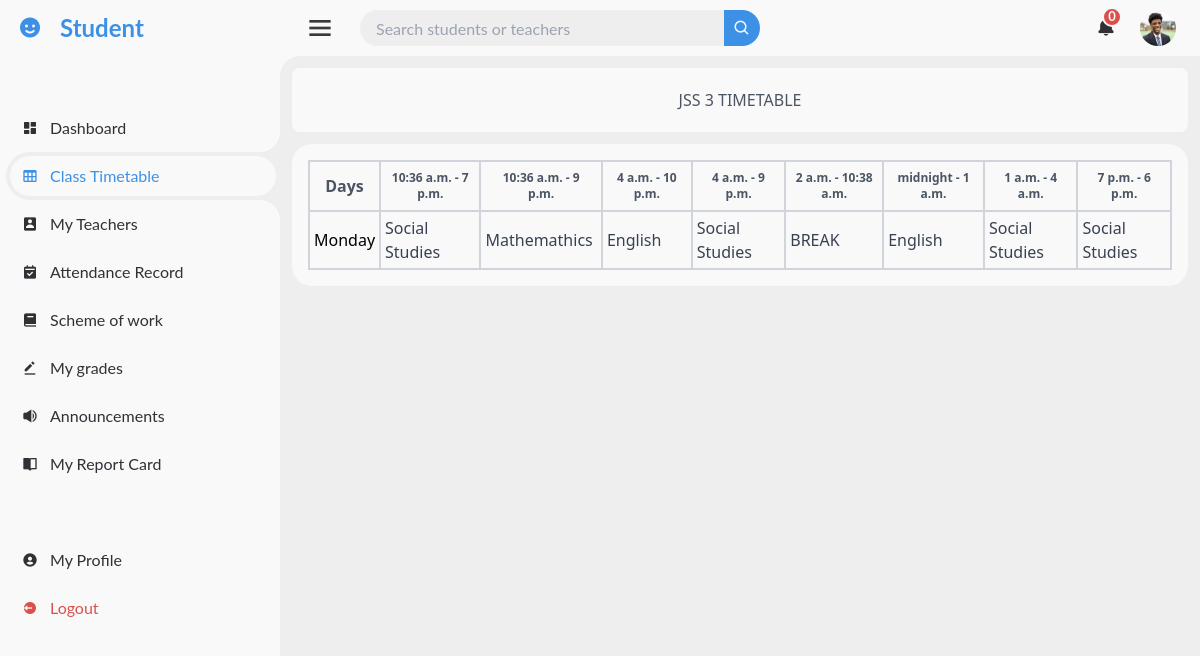
The app's page /dashboard/timetable/student-class/timetables/ (signed in) with its own data.
### accounts/models.py (models this page shows, shortened)
class CustomUser(AbstractUser):
    email = models.EmailField(unique=True)
    is_approved = models.BooleanField(default=False)
    is_teacher = models.BooleanField(default=False)
    is_student = models.BooleanField(default=False)
    profile_photo = models.ImageField(upload_to='profile_photo/', default='default.jpg', blank=True, null=True)
    USERNAME_FIELD = 'email'
    REQUIRED_FIELDS = ['first_name', 'last_name']
    objects = CustomUserManager()

### classes/models.py (models this page shows, shortened)
class Class(models.Model):
    name = models.CharField(max_length=100)
    subjects = models.ManyToManyField(Subject, related_name='classes')

class Subject(models.Model):
    name = models.CharField(max_length=100)

### student/models.py (models this page shows, shortened)
class TimetableSubjectTime(models.Model):
    class_info = models.ForeignKey(ClassModel, on_delete=models.CASCADE, related_name='timetables_time')
    break_start_time = models.TimeField(blank=False, null=False)
    break_end_time = models.TimeField(blank=False, null=False)
    subject_one_start_time = models.TimeField(blank=False, null=False)
    subject_two_start_time = models.TimeField(blank=False, null=False)
    subject_three_start_time = models.TimeField(blank=False, null=False)
    subject_four_start_time = models.TimeField(blank=False, null=False)
    subject_five_start_time = models.TimeField(blank=False, null=False)
    subject_six_start_time = models.TimeField(blank=False, null=False)
    subject_seven_start_time = models.TimeField(blank=False, null=False)
    subject_one_end_time = models.TimeField(blank=False, null=False)
    subject_two_end_time = models.TimeField(blank=False, null=False)
    subject_three_end_time = models.TimeField(blank=False, null=False)
    subject_four_end_time = models.TimeField(blank=False, null=False)
    subject_five_end_time = models.TimeField(blank=False, null=False)
    subject_six_end_time = models.TimeField(blank=False, null=False)
    subject_seven_end_time = models.TimeField(blank=False, null=False)

class Timetable(models.Model):
    class_info = models.ForeignKey(ClassModel, on_delete=models.CASCADE, related_name='timetables')
    subject_one = models.ForeignKey(Subject, on_delete=models.CASCADE, related_name='timetable1', blank=False, null=False, default=None)
    subject_two = models.ForeignKey(Subject, on_delete=models.CASCADE, related_name='timetable2', blank=False, null=True, default=None)
    subject_three = models.ForeignKey(Subject, on_delete=models.CASCADE, related_name='timetable3', blank=False, null=False, default=None)
    subject_four = models.ForeignKey(Subject, on_delete=models.CASCADE, related_name='timetable4', blank=False, null=False, default=None)
    subject_five = models.ForeignKey(Subject, on_delete=models.CASCADE, related_name='timetable5', blank=False, null=False, default=None)
    subject_six = models.ForeignKey(Subject, on_delete=models.CASCADE, related_name='timetable6', blank=False, null=False, default=None)
    subject_seven = models.ForeignKey(Subject, on_delete=models.CASCADE, related_name='timetable7', blank=False, null=False, default=None)
    day_of_week = models.CharField(max_length=10, choices=[
        ('Monday', 'Monday'),
        ('Tuesday', 'Tuesday'),
        ('Wednesday', 'Wednesday'),
        ('Thursday', 'Thursday'),
        ('Friday', 'Friday')
    ])

### student/views.py (the view)
# urls.py: path('dashboard/timetable/student-class/timetables/', views.view_class_timetable, name='view_class_timetable'),
@login_required
def view_class_timetable(request):
    if not request.user.is_student:
        return HttpResponseForbidden("You do not have permission to access this page.")
    student = request.user.student_profile
    student_class = student.student_class
    timetable = Timetable.objects.filter(class_info=student_class)
    timetable_time = TimetableSubjectTime.objects.filter(class_info = student_class)
    context={
        'class': student_class,
        'timetables': timetable,
        'timetable_time': timetable_time
    }
    return render(request, 'dashboards/all_student_pages/timetable.html', context)

### templates/dashboards/all_student_pages/timetable.html
{% extends 'dashboards/all_student_pages/base.html' %}
{% load static %}
{% block section %}
<div class="m-3">
<p class="text-center p-5 mb-3 rounded-lg font-medium text-gray-600 mt-3" style="background-color: #F9F9F9;">{{class.name}} TIMETABLE</p>
    <div class="table-data">
    <div>
        <table class="min-w-full py-3 rounded-lg" style="background-color: #F9F9F9;">
            <thead>
                {%for time in timetable_time%}
                <tr>
                    <th class="py-2 px-2 border-2  border-gray-300 text-gray-600">Days</th>
                    <th class="py-2 px-2 border-2 border-gray-300 text-gray-600 text-xs">{{time.subject_one_start_time}} - {{time.subject_one_end_time}}</th>
                    <th class="py-2 px-2 border-2 border-gray-300 text-gray-600 text-xs">{{time.subject_two_start_time}} - {{time.subject_two_end_time}}</th>
                    <th class="py-2 px-2 border-2 border-gray-300 text-gray-600 text-xs">{{time.subject_three_start_time}} - {{time.subject_three_end_time}}</th>
                    <th class="py-2 px-2 border-2 border-gray-300 text-gray-600 text-xs">{{time.subject_four_start_time}} - {{time.subject_four_end_time}}</th>
                    <th class="py-2 px-2 border-2 border-gray-300 text-gray-600 text-xs">{{time.break_start_time}} - {{time.break_end_time}}</th>
                    <th class="py-2 px-2 border-2 border-gray-300 text-gray-600 text-xs">{{time.subject_five_start_time}} - {{time.subject_five_end_time}}</th>
                    <th class="py-2 px-2 border-2 border-gray-300 text-gray-600 text-xs">{{time.subject_six_start_time}} - {{time.subject_six_end_time}}</th>
                    <th class="py-2 px-2 border-2 border-gray-300 text-gray-600 text-xs">{{time.subject_seven_start_time}} - {{time.subject_seven_end_time}}</th>
                </tr>
                {%endfor%}
            </thead>
            <tbody>
                {% for timetable in timetables %}
                <tr>
                    <td class="p-1 border-2 border-r border-gray-300">{{ timetable.day_of_week }}</td>
                    <td class="p-1 border-2 border-gray-300 font-medium text-gray-700">{{ timetable.subject_one.name }}</td>
                    <td class="p-1 border-2 border-gray-300 font-medium text-gray-700font-medium text-gray-700">{{ timetable.subject_two.name }}</td>
                    <td class="p-1 border-2 border-gray-300 font-medium text-gray-700">{{ timetable.subject_three.name }}</td>
                    <td class="p-1 border-2 border-gray-300 font-medium text-gray-700">{{ timetable.subject_four.name }}</td>
                    <td class="p-1 border-2 border-gray-300 font-medium text-gray-700">BREAK</td>
                    <td class="p-1 border-2 border-gray-300 font-medium text-gray-700">{{ timetable.subject_five.name }}</td>
                    <td class="p-1 border-2 border-gray-300 font-medium text-gray-700">{{ timetable.subject_six.name }}</td>
                    <td class="p-1 border-2 border-gray-300 font-medium text-gray-700">{{ timetable.subject_seven.name }}</td>
                </tr>
                {% endfor %}
            </tbody>
        </table>
</div>
</div>
</div>
{% endblock section %}

### templates/dashboards/all_student_pages/base.html (shortened to what this page needs)
{%extends 'dashboards/base.html'%}
{%load static%}
{%block content%}
{% url 'student_dashboard' as student_dashboard%}
{% url 'view_class_timetable' as view_class_timetable%}
{% url 'view_student_grades' as view_student_grades%}
{% url 'student_teacher' as student_teacher%}
{% url 'view_class_attendance' as view_class_attendance%}
{% url 'annoucement' as annoucement%}
{% url 'student_details_page' as student_details_page%}
{% url 'my_report_card' as my_report_card%}
{% url 'scheme_of_work' as scheme_of_work%}
    <section id="sidebar">
        <a href="{%url 'student_dashboard'%}" class="brand">
            <i class='bx bxs-smile' ></i>
            <span class="text">Student</span>
        </a>
        <ul class="side-menu top">
            <li class="{%if request.path == student_dashboard%} active {%else%}{%endif%}">
                <a href="{{student_dashboard}}">
                    <i class='bx bxs-dashboard' ></i>
                    <span class="text">Dashboard</span>
                </a>
            </li>
            <li class="{%if request.path == view_class_timetable%} active {%endif%}">
                <a href="{{view_class_timetable}}">
                    <i class='bx bx-table' ></i>
                    <span class="text">Class Timetable</span>
                </a>
            </li>
            <li class="{%if request.path == student_teacher%} active {%else%}{%endif%}">
                <a href="{{student_teacher}}">
                    <i class='bx bxs-user-rectangle'></i>
                    <span class="text">My Teachers</span>
                </a>
            </li>
            <li class="{%if request.path == view_class_attendance%} active {%else%}{%endif%}">
                <a href="{%url 'view_class_attendance'%}">
                    <i class='bx bxs-calendar-check'></i>
                    <span class="text">Attendance Record</span>
                </a>
            </li>
            <li class="{%if request.path == scheme_of_work%} active {%else%}{%endif%}">
                <a href="{{scheme_of_work}}">
                    <i class='bx bxs-book'></i>
                    <span class="text">Scheme of work</span>
                </a>
            </li>
            <li class="{%if request.path == view_student_grades%} active {%else%}{%endif%}">
                <a href="{{view_student_grades}}">
                    <i class='bx bxs-edit-alt'></i>
                    <span class="text">My grades</span>
                </a>
            </li>
            <li class="{%if request.path == annoucement%} active {%else%}{%endif%}">
                <a href="{{annoucement}}">
                    <i class='bx bxs-volume-full' ></i>
                    <span class="text">Announcements</span>
                </a>
            </li>
            <li class="{%if request.path == my_report_card%} active {%else%}{%endif%}">
                <a href="{%url 'my_report_card'%}">
                    <i class='bx bxs-book-open' ></i>
                    <span class="text">My Report Card</span>
                </a>
            </li>
        </ul>
        <ul class="side-menu">
            <li class="{%if request.path == student_details_page%} active {%else%}{%endif%}">
            <a href="{{student_details_page}}">
                <i class='bx bxs-user-circle' ></i>
                <span class="text">My Profile</span>
            </a>
        </li>
        <li>
            <a href="{%url 'logout'%}" class="logout">
                <i class='bx bxs-log-out-circle' ></i>
                <span class="text">Logout</span>
            </a>
        </li>
    </ul>
    </section>
    <section id="content">
         <nav>
            <i class='bx bx-menu' style="font-size: 32px; color: rgb(58, 58, 58);"></i>
            <form method="GET" action="{% url 'student_search_results_view' %}">
                <div class="form-input">
                    <input type="search" name="query" placeholder="Search students or teachers">
                    <button type="submit" class="search-btn"><i class='bx bx-search'></i></button>
                </div>
            </form>
            <a href="#" class="notification" id="notificationBell">
                <i class='bx bxs-bell'></i>
                <span class="num">{{ unread_notifications_count }}</span>
            </a>
            <a href="{%url 'student_details_page' %}" class="profile">
                <img src="{{ request.user.profile_photo.url }}" alt="Profile Photo">
            </a>
         </nav>
        {%block section%}
        {%endblock section%}
    </section>
{%endblock content%}

### records on screen
CustomUser: user.profile_photo (picture)
Class: name "JSS 3"
TimetableSubjectTime: subject_one_start_time "10:36 a.m.", subject_one_end_time "7 p.m.", subject_two_start_time "10:36 a.m.", subject_two_end_time "9 p.m.", subject_three_start_time "4 a.m.", subject_three_end_time "10 p.m.", subject_four_start_time "4 a.m.", subject_four_end_time "9 p.m.", break_start_time "2 a.m.", break_end_time "10:38 a.m.", subject_five_start_time "midnight", subject_five_end_time "1 a.m.", subject_six_start_time "1 a.m.", subject_six_end_time "4 a.m.", subject_seven_start_time "7 p.m.", subject_seven_end_time "6 p.m."
Timetable: day_of_week "Monday", subject_one.name "Social Studies", subject_two.name "Mathemathics", subject_three.name "English", subject_four.name "Social Studies", subject_five.name "English", subject_six.name "Social Studies", subject_seven.name "Social Studies"

### other values on screen
{{ unread_notifications_count }} "0"
